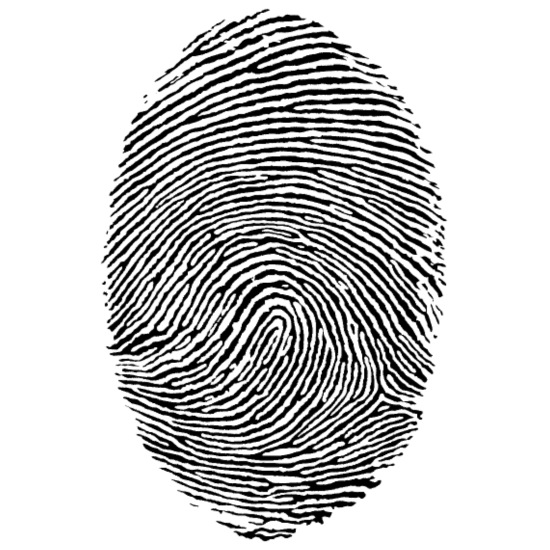
#> input picture TPI/img/huella1.jpg, 550 x 550 px, found by its file name
$ python loginHuella.py
#> lines starting #> are read from the running program, lines starting #| are printed output that depends on the picture
import cv2
import numpy as np

# Base de datos de imágenes de huellas digitales (simulada)
database = {
    'usuario1': cv2.imread('TPI/img/huella1.jpg', cv2.IMREAD_GRAYSCALE),
    'usuario2': cv2.imread('TPI/img/huella2.jpg', cv2.IMREAD_GRAYSCALE),
    'usuario3': cv2.imread('TPI/img/huella3.jpg', cv2.IMREAD_GRAYSCALE)
}
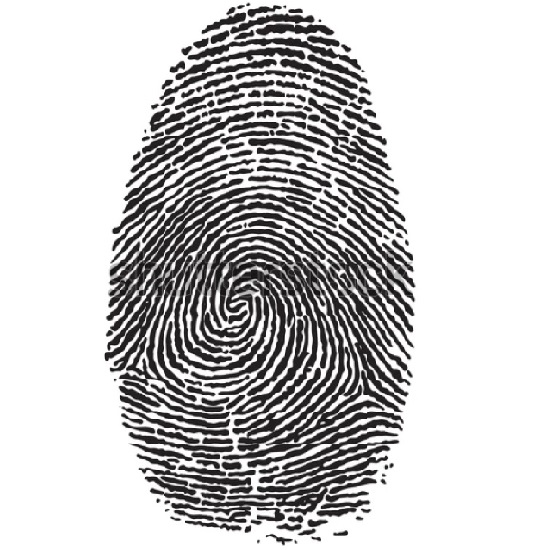
#> input picture TPI/img/huella2.jpg, 550 x 550 px, found by its file name
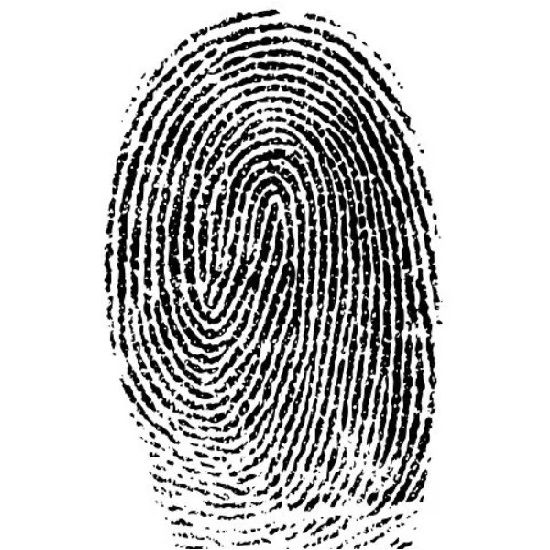
#> input picture TPI/img/huella3.jpg, 550 x 550 px, found by its file name
#> the answer given: img/huella1.jpg
#> in auth, input_fingerprint is the input picture: shape (550, 550); min 0, max 255, mean 200

def compare_fingerprints(fingerprint1, fingerprint2):
    # Calculamos la diferencia absoluta entre las dos imágenes
    difference = cv2.absdiff(fingerprint1, fingerprint2)
    return np.sum(difference)

def authenticate_fingerprint(input_fingerprint):
    min_difference = 150000 #float('inf')
    authenticated_user = None

    for username, stored_fingerprint in database.items():
        difference = compare_fingerprints(input_fingerprint, stored_fingerprint)

        if difference <= min_difference:
            min_difference = difference
            authenticated_user = username
#> this loop made 3 passes
#> (username, difference, min_difference, authenticated_user) on pass 1: ('usuario1', 0, 0, 'usuario1')
#> (username, difference) on passes 2 to 3: ('usuario2', 16173939), ('usuario3', 17452904)
#> pass 2, in compare_fingerprints (call 2), `difference = cv2.absdiff(fingerprint1, fingerprint2)`:
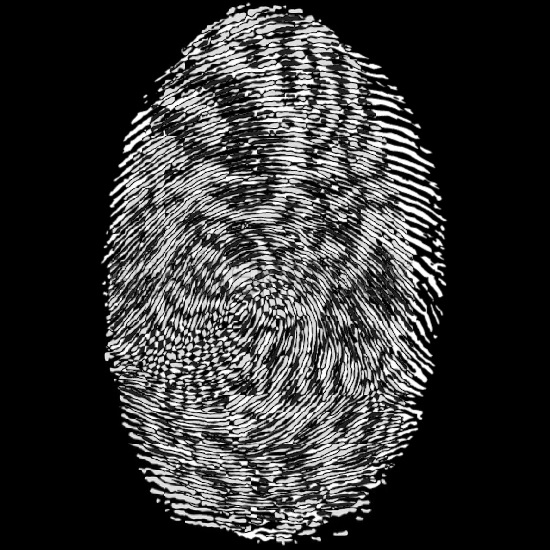
#> difference: shape (550, 550); min 0, max 255, mean 53.5
#> pass 3, in compare_fingerprints (call 3), `difference = cv2.absdiff(fingerprint1, fingerprint2)`:
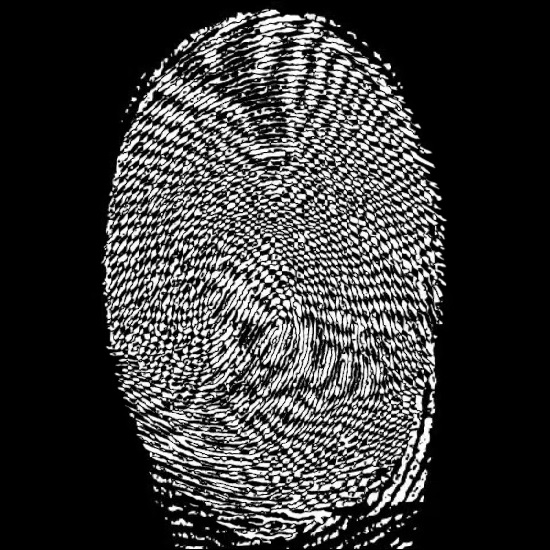
#> difference: shape (550, 550); min 0, max 255, mean 57.7
#> after the loop, min_difference = 0

    return authenticated_user


#input_fingerprint = cv2.imread('img/huella_a_comparar.jpg', cv2.IMREAD_GRAYSCALE)

def decode_and_verify(image_file):
    # Read the image file directly from memory
    nparr = np.fromstring(image_file.read(), np.uint8)
    input_fingerprint = cv2.imdecode(nparr, cv2.IMREAD_GRAYSCALE)

    # Autenticación de la huella digital capturada
    authenticated_user = authenticate_fingerprint(input_fingerprint)

    return authenticated_user

def auth(input):
    try:
        # Simulación de captura de huella digital (cargando una imagen)
        input_fingerprint = cv2.imread(input, cv2.IMREAD_GRAYSCALE)
        # Autenticación de la huella digital capturada
        authenticated_user = authenticate_fingerprint(input_fingerprint)
#> authenticated_user = 'usuario1'

        if authenticated_user:
            print(f'Autenticación exitosa. Bienvenido, {authenticated_user}.')
#| Autenticación exitosa. Bienvenido, usuario1.
        else:
            print('Autenticación fallida. Usuario no reconocido.')
    except:
        print('direccion de imagen invalida.')

def login():# EJEMPLO ->   TPI/img/huella1.jpg
    print("\nHi! Please enter your fingerprint img path bellow. Type 'quit' to exit.")
    while True:
#> (the run stopped early here; a loop or call above may not have finished)
